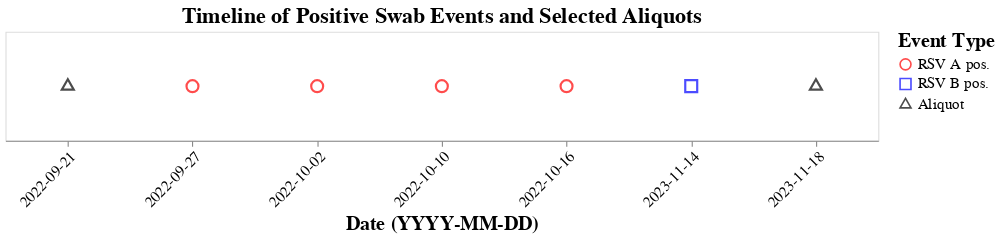

Write notebook code for a chart like this one.
### Markdown cell above
### Now, we can plot the data on a timeline

### Code cell
df["swab_date"]  = pd.to_datetime(df["swab_date"], errors="coerce")
df["collect_dt"] = pd.to_datetime(df["collect_dt"], errors="coerce")

df["event_date"] = df["swab_date"].combine_first(df["collect_dt"])

df["event_type"] = None
df.loc[df["oa_rsv_a"] == 1, "event_type"] = "RSV A pos."
df.loc[df["oa_rsv_b"] == 1, "event_type"] = "RSV B pos."
df.loc[df["aliquot_id"].notna(), "event_type"] = "Aliquot"

timeline_df = df.dropna(subset=["event_type", "event_date"]).copy()
timeline_df["ptid"] = timeline_df["ptid"].astype(int)

# --- STEP 1: CREATE DATE LABEL STRING ---
# This goes *after* timeline_df is made, before charting.
timeline_df["date_label"] = timeline_df["event_date"].dt.strftime("%Y-%m-%d")


# --- STEP 2: Make Dropdown Selection ---
ptid_dropdown = alt.binding_select(
    options=sorted(timeline_df["ptid"].unique()),
    name="Select ptid: "
)

ptid_selection = alt.selection_point(
    fields=["ptid"],
    bind=ptid_dropdown,
    value=sorted(timeline_df["ptid"].unique())[0]
)



# --- STEP 3: BUILD ALTair CHART ---
chart = (
    alt.Chart(timeline_df)
    .mark_point(size=120)
    .encode(
        x=alt.X(
            "date_label:N",
            title="Date (YYYY-MM-DD)",
            sort=alt.SortField(field="event_date", order="ascending"),
            axis=alt.Axis(
                labelAngle=-45,
                labelFontSize=14,
                titleFontSize=18
            ),
        ),
        y=alt.value(50),
        color=alt.Color(
            "event_type:N",
            scale=alt.Scale(
                domain=["RSV A pos.", "RSV B pos.", "Aliquot"],
                range=["red", "blue", "black"]
            ),
            legend=alt.Legend(
                title="Event Type",
                labelFontSize=14,
                titleFontSize=18
                )
        ),
        shape=alt.Shape(
            "event_type:N",
            scale=alt.Scale(
                domain=["RSV A pos.", "RSV B pos.", "Aliquot"],
                range=["circle", "square", "triangle"]
            )
        ),
        tooltip=["ptid", "event_type", "event_date"]
    )
    .add_params(ptid_selection)
    .transform_filter(ptid_selection)
    .properties(
        width=800, height=100,
        title=alt.TitleParams(
            text="Timeline of Positive Swab Events and Selected Aliquots",
            fontSize=20,
            anchor='middle'
        )
        )
)

chart.save(aliquot_swab_timeline)
chart

### Figure 1 — Vega-Lite specification as saved in the notebook (floating-point values rounded to 4 significant figures)
{"config": {"view": {"continuousWidth": 300, "continuousHeight": 300}}, "data": {"name": "data-00bf69a3f9a1a458dd23732b7648aab1"}, "mark": {"type": "point", "size": 120}, "encoding": {"color": {"field": "event_type", "legend": {"labelFontSize": 14, "title": "Event Type", "titleFontSize": 18}, "scale": {"domain": ["RSV A pos.", "RSV B pos.", "Aliquot"], "range": ["red", "blue", "black"]}, "type": "nominal"}, "shape": {"field": "event_type", "scale": {"domain": ["RSV A pos.", "RSV B pos.", "Aliquot"], "range": ["circle", "square", "triangle"]}, "type": "nominal"}, "tooltip": [{"field": "ptid", "type": "quantitative"}, {"field": "event_type", "type": "nominal"}, {"field": "event_date", "type": "temporal"}], "x": {"axis": {"labelAngle": -45, "labelFontSize": 14, "titleFontSize": 18}, "field": "date_label", "sort": {"field": "event_date", "order": "ascending"}, "title": "Date (YYYY-MM-DD)", "type": "nominal"}, "y": {"value": 50}}, "height": 100, "params": [{"name": "param_5025d68cc99aeb1c", "select": {"type": "point", "fields": ["ptid"]}, "bind": {"input": "select", "options": [20000000.0, 20000000.0, 20000000.0, 20000000.0, 20000000.0, 20000000.0, 20010000.0, 20010000.0, 20010000.0, 20010000.0, 20020000.0, 20020000.0, 20030000.0, 20030000.0, 20030000.0, 20070000.0], "name": "Select ptid: "}, "value": 20000000.0}], "title": {"text": "Timeline of Positive Swab Events and Selected Aliquots", "anchor": "middle", "fontSize": 20}, "transform": [{"filter": {"param": "param_5025d68cc99aeb1c"}}], "width": 800, "$schema": "https://vega.github.io/schema/vega-lite/v6.1.0.json", "datasets": {"data-00bf69a3f9a1a458dd23732b7648aab1": [{"ptid": 20000401, "aliquot_id": null, "collect_dt": "", "oa_rsv_a": 1.0, "oa_rsv_b": 0.0, "swab_date": "2022-09-27T00:00:00", "event_date": "2022-09-27T00:00:00", "event_type": "RSV A pos.", "date_label": "2022-09-27"}, {"ptid": 20000401, "aliquot_id": null, "collect_dt": "", "oa_rsv_a": 1.0, "oa_rsv_b": 0.0, "swab_date": "2022-10-02T00:00:00", "event_date": "2022-10-02T00:00:00", "event_type": "RSV A pos.", "date_label": "2022-10-02"}, {"ptid": 20000401, "aliquot_id": null, "collect_dt": "", "oa_rsv_a": 1.0, "oa_rsv_b": 0.0, "swab_date": "2022-10-10T00:00:00", "event_date": "2022-10-10T00:00:00", "event_type": "RSV A pos.", "date_label": "2022-10-10"}, {"ptid": 20000401, "aliquot_id": null, "collect_dt": "", "oa_rsv_a": 1.0, "oa_rsv_b": 0.0, "swab_date": "2022-10-16T00:00:00", "event_date": "2022-10-16T00:00:00", "event_type": "RSV A pos.", "date_label": "2022-10-16"}, {"ptid": 20000401, "aliquot_id": null, "collect_dt": "", "oa_rsv_a": 0.0, "oa_rsv_b": 1.0, "swab_date": "2023-11-14T00:00:00", "event_date": "2023-11-14T00:00:00", "event_type": "RSV B pos.", "date_label": "2023-11-14"}, {"ptid": 20000401, "aliquot_id": "6125192g", "collect_dt": "2023-11-18T00:00:00", "oa_rsv_a": null, "oa_rsv_b": null, "swab_date": "", "event_date": "2023-11-18T00:00:00", "event_type": "Aliquot", "date_label": "2023-11-18"}, {"ptid": 20000401, "aliquot_id": "3001262g", "collect_dt": "2022-09-21T00:00:00", "oa_rsv_a": null, "oa_rsv_b": null, "swab_date": "", "event_date": "2022-09-21T00:00:00", "event_type": "Aliquot", "date_label": "2022-09-21"}, {"ptid": 20000533, "aliquot_id": null, "collect_dt": "", "oa_rsv_a": 0.0, "oa_rsv_b": 1.0, "swab_date": "2022-11-27T00:00:00", "event_date": "2022-11-27T00:00:00", "event_type": "RSV B pos.", "date_label": "2022-11-27"}, {"ptid": 20000533, "aliquot_id": "8129615g", "collect_dt": "2022-08-19T00:00:00", "oa_rsv_a": null, "oa_rsv_b": null, "swab_date": "", "event_date": "2022-08-19T00:00:00", "event_type": "Aliquot", "date_label": "2022-08-19"}, {"ptid": 20000533, "aliquot_id": "3614113g", "collect_dt": "2023-08-21T00:00:00", "oa_rsv_a": null, "oa_rsv_b": null, "swab_date": "", "event_date": "2023-08-21T00:00:00", "event_type": "Aliquot", "date_label": "2023-08-21"}, {"ptid": 20001363, "aliquot_id": "4446778g", "collect_dt": "2023-09-10T00:00:00", "oa_rsv_a": null, "oa_rsv_b": null, "swab_date": "", "event_date": "2023-09-10T00:00:00", "event_type": "Aliquot", "date_label": "2023-09-10"}, {"ptid": 20001363, "aliquot_id": "2140292g", "collect_dt": "2022-07-24T00:00:00", "oa_rsv_a": null, "oa_rsv_b": null, "swab_date": "", "event_date": "2022-07-24T00:00:00", "event_type": "Aliquot", "date_label": "2022-07-24"}, {"ptid": 20001363, "aliquot_id": null, "collect_dt": "", "oa_rsv_a": 1.0, "oa_rsv_b": 0.0, "swab_date": "2022-11-07T00:00:00", "event_date": "2022-11-07T00:00:00", "event_type": "RSV A pos.", "date_label": "2022-11-07"}, {"ptid": 20001363, "aliquot_id": null, "collect_dt": "", "oa_rsv_a": 1.0, "oa_rsv_b": 0.0, "swab_date": "2023-02-19T00:00:00", "event_date": "2023-02-19T00:00:00", "event_type": "RSV A pos.", "date_label": "2023-02-19"}, {"ptid": 20002793, "aliquot_id": null, "collect_dt": "", "oa_rsv_a": 1.0, "oa_rsv_b": 0.0, "swab_date": "2023-01-28T00:00:00", "event_date": "2023-01-28T00:00:00", "event_type": "RSV A pos.", "date_label": "2023-01-28"}, {"ptid": 20002793, "aliquot_id": null, "collect_dt": "", "oa_rsv_a": 0.0, "oa_rsv_b": 1.0, "swab_date": "2024-01-06T00:00:00", "event_date": "2024-01-06T00:00:00", "event_type": "RSV B pos.", "date_label": "2024-01-06"}, {"ptid": 20002793, "aliquot_id": "9555599g", "collect_dt": "2022-09-03T00:00:00", "oa_rsv_a": null, "oa_rsv_b": null, "swab_date": "", "event_date": "2022-09-03T00:00:00", "event_type": "Aliquot", "date_label": "2022-09-03"}, {"ptid": 20002793, "aliquot_id": "8242954g", "collect_dt": "2023-09-23T00:00:00", "oa_rsv_a": null, "oa_rsv_b": null, "swab_date": "", "event_date": "2023-09-23T00:00:00", "event_type": "Aliquot", "date_label": "2023-09-23"}, {"ptid": 20002903, "aliquot_id": null, "collect_dt": "", "oa_rsv_a": 1.0, "oa_rsv_b": 0.0, "swab_date": "2022-10-16T00:00:00", "event_date": "2022-10-16T00:00:00", "event_type": "RSV A pos.", "date_label": "2022-10-16"}, {"ptid": 20002903, "aliquot_id": null, "collect_dt": "", "oa_rsv_a": 1.0, "oa_rsv_b": 0.0, "swab_date": "2022-10-23T00:00:00", "event_date": "2022-10-23T00:00:00", "event_type": "RSV A pos.", "date_label": "2022-10-23"}, {"ptid": 20002903, "aliquot_id": "4636768g", "collect_dt": "2023-09-02T00:00:00", "oa_rsv_a": null, "oa_rsv_b": null, "swab_date": "", "event_date": "2023-09-02T00:00:00", "event_type": "Aliquot", "date_label": "2023-09-02"}, {"ptid": 20002903, "aliquot_id": "4027265g", "collect_dt": "2022-08-22T00:00:00", "oa_rsv_a": null, "oa_rsv_b": null, "swab_date": "", "event_date": "2022-08-22T00:00:00", "event_type": "Aliquot", "date_label": "2022-08-22"}, {"ptid": 20003670, "aliquot_id": "7271590g", "collect_dt": "2023-02-03T00:00:00", "oa_rsv_a": null, "oa_rsv_b": null, "swab_date": "", "event_date": "2023-02-03T00:00:00", "event_type": "Aliquot", "date_label": "2023-02-03"}, {"ptid": 20003670, "aliquot_id": "8465643g", "collect_dt": "2022-09-06T00:00:00", "oa_rsv_a": null, "oa_rsv_b": null, "swab_date": "", "event_date": "2022-09-06T00:00:00", "event_type": "Aliquot", "date_label": "2022-09-06"}, {"ptid": 20003670, "aliquot_id": null, "collect_dt": "", "oa_rsv_a": 1.0, "oa_rsv_b": 0.0, "swab_date": "2023-02-05T00:00:00", "event_date": "2023-02-05T00:00:00", "event_type": "RSV A pos.", "date_label": "2023-02-05"}, {"ptid": 20003670, "aliquot_id": null, "collect_dt": "", "oa_rsv_a": 1.0, "oa_rsv_b": 0.0, "swab_date": "2023-02-12T00:00:00", "event_date": "2023-02-12T00:00:00", "event_type": "RSV A pos.", "date_label": "2023-02-12"}, {"ptid": 20003670, "aliquot_id": "7853466g", "collect_dt": "2023-03-10T00:00:00", "oa_rsv_a": null, "oa_rsv_b": null, "swab_date": "", "event_date": "2023-03-10T00:00:00", "event_type": "Aliquot", "date_label": "2023-03-10"}, {"ptid": 20005534, "aliquot_id": "4366813g", "collect_dt": "2022-10-10T00:00:00", "oa_rsv_a": null, "oa_rsv_b": null, "swab_date": "", "event_date": "2022-10-10T00:00:00", "event_type": "Aliquot", "date_label": "2022-10-10"}, {"ptid": 20005534, "aliquot_id": "9692810g", "collect_dt": "2023-06-02T00:00:00", "oa_rsv_a": null, "oa_rsv_b": null, "swab_date": "", "event_date": "2023-06-02T00:00:00", "event_type": "Aliquot", "date_label": "2023-06-02"}, {"ptid": 20005534, "aliquot_id": "0689686g", "collect_dt": "2023-10-13T00:00:00", "oa_rsv_a": null, "oa_rsv_b": null, "swab_date": "", "event_date": "2023-10-13T00:00:00", "event_type": "Aliquot", "date_label": "2023-10-13"}, {"ptid": 20005534, "aliquot_id": null, "collect_dt": "", "oa_rsv_a": 1.0, "oa_rsv_b": 0.0, "swab_date": "2022-11-06T00:00:00", "event_date": "2022-11-06T00:00:00", "event_type": "RSV A pos.", "date_label": "2022-11-06"}, {"ptid": 20005534, "aliquot_id": null, "collect_dt": "", "oa_rsv_a": 0.0, "oa_rsv_b": 1.0, "swab_date": "2023-12-26T00:00:00", "event_date": "2023-12-26T00:00:00", "event_type": "RSV B pos.", "date_label": "2023-12-26"}, {"ptid": 20005534, "aliquot_id": "8854845g", "collect_dt": "2023-12-27T00:00:00", "oa_rsv_a": null, "oa_rsv_b": null, "swab_date": "", "event_date": "2023-12-27T00:00:00", "event_type": "Aliquot", "date_label": "2023-12-27"}, {"ptid": 20005704, "aliquot_id": "2857000g", "collect_dt": "2023-11-06T00:00:00", "oa_rsv_a": null, "oa_rsv_b": null, "swab_date": "", "event_date": "2023-11-06T00:00:00", "event_type": "Aliquot", "date_label": "2023-11-06"}, {"ptid": 20005704, "aliquot_id": "8494483g", "collect_dt": "2023-04-06T00:00:00", "oa_rsv_a": null, "oa_rsv_b": null, "swab_date": "", "event_date": "2023-04-06T00:00:00", "event_type": "Aliquot", "date_label": "2023-04-06"}, {"ptid": 20005704, "aliquot_id": "2690993g", "collect_dt": "2022-09-08T00:00:00", "oa_rsv_a": null, "oa_rsv_b": null, "swab_date": "", "event_date": "2022-09-08T00:00:00", "event_type": "Aliquot", "date_label": "2022-09-08"}, {"ptid": 20005704, "aliquot_id": null, "collect_dt": "", "oa_rsv_a": 1.0, "oa_rsv_b": 0.0, "swab_date": "2023-01-31T00:00:00", "event_date": "2023-01-31T00:00:00", "event_type": "RSV A pos.", "date_label": "2023-01-31"}, {"ptid": 20005704, "aliquot_id": null, "collect_dt": "", "oa_rsv_a": 1.0, "oa_rsv_b": 0.0, "swab_date": "2023-01-03T00:00:00", "event_date": "2023-01-03T00:00:00", "event_type": "RSV A pos.", "date_label": "2023-01-03"}, {"ptid": 20005704, "aliquot_id": null, "collect_dt": "", "oa_rsv_a": 1.0, "oa_rsv_b": 0.0, "swab_date": "2022-12-27T00:00:00", "event_date": "2022-12-27T00:00:00", "event_type": "RSV A pos.", "date_label": "2022-12-27"}, {"ptid": 20005704, "aliquot_id": null, "collect_dt": "", "oa_rsv_a": 1.0, "oa_rsv_b": 0.0, "swab_date": "2022-12-22T00:00:00", "event_date": "2022-12-22T00:00:00", "event_type": "RSV A pos.", "date_label": "2022-12-22"}, {"ptid": 20005704, "aliquot_id": null, "collect_dt": "", "oa_rsv_a": 0.0, "oa_rsv_b": 1.0, "swab_date": "2023-11-01T00:00:00", "event_date": "2023-11-01T00:00:00", "event_type": "RSV B pos.", "date_label": "2023-11-01"}, {"ptid": 20011434, "aliquot_id": "0361808g", "collect_dt": "2024-03-11T00:00:00", "oa_rsv_a": null, "oa_rsv_b": null, "swab_date": "", "event_date": "2024-03-11T00:00:00", "event_type": "Aliquot", "date_label": "2024-03-11"}, {"ptid": 20011434, "aliquot_id": null, "collect_dt": "", "oa_rsv_a": 0.0, "oa_rsv_b": 1.0, "swab_date": "2023-11-12T00:00:00", "event_date": "2023-11-12T00:00:00", "event_type": "RSV B pos.", "date_label": "2023-11-12"}, {"ptid": 20011434, "aliquot_id": "1141009g", "collect_dt": "2023-12-07T00:00:00", "oa_rsv_a": null, "oa_rsv_b": null, "swab_date": "", "event_date": "2023-12-07T00:00:00", "event_type": "Aliquot", "date_label": "2023-12-07"}, {"ptid": 20011434, "aliquot_id": "6278031g", "collect_dt": "2022-12-10T00:00:00", "oa_rsv_a": null, "oa_rsv_b": null, "swab_date": "", "event_date": "2022-12-10T00:00:00", "event_type": "Aliquot", "date_label": "2022-12-10"}, {"ptid": 20011434, "aliquot_id": "2890192g", "collect_dt": "2023-07-18T00:00:00", "oa_rsv_a": null, "oa_rsv_b": null, "swab_date": "", "event_date": "2023-07-18T00:00:00", "event_type": "Aliquot", "date_label": "2023-07-18"}, {"ptid": 20011434, "aliquot_id": "4335977g", "collect_dt": "2023-03-29T00:00:00", "oa_rsv_a": null, "oa_rsv_b": null, "swab_date": "", "event_date": "2023-03-29T00:00:00", "event_type": "Aliquot", "date_label": "2023-03-29"}, {"ptid": 20011982, "aliquot_id": null, "collect_dt": "", "oa_rsv_a": 1.0, "oa_rsv_b": 0.0, "swab_date": "2022-11-01T00:00:00", "event_date": "2022-11-01T00:00:00", "event_type": "RSV A pos.", "date_label": "2022-11-01"}, {"ptid": 20011982, "aliquot_id": null, "collect_dt": "", "oa_rsv_a": 0.0, "oa_rsv_b": 1.0, "swab_date": "2023-02-17T00:00:00", "event_date": "2023-02-17T00:00:00", "event_type": "RSV B pos.", "date_label": "2023-02-17"}, {"ptid": 20011982, "aliquot_id": "6024670g", "collect_dt": "2022-09-17T00:00:00", "oa_rsv_a": null, "oa_rsv_b": null, "swab_date": "", "event_date": "2022-09-17T00:00:00", "event_type": "Aliquot", "date_label": "2022-09-17"}, {"ptid": 20011982, "aliquot_id": "3744811g", "collect_dt": "2023-12-03T00:00:00", "oa_rsv_a": null, "oa_rsv_b": null, "swab_date": "", "event_date": "2023-12-03T00:00:00", "event_type": "Aliquot", "date_label": "2023-12-03"}, {"ptid": 20011982, "aliquot_id": null, "collect_dt": "", "oa_rsv_a": 0.0, "oa_rsv_b": 1.0, "swab_date": "2023-12-21T00:00:00", "event_date": "2023-12-21T00:00:00", "event_type": "RSV B pos.", "date_label": "2023-12-21"}, {"ptid": 20018783, "aliquot_id": "2278515g", "collect_dt": "2023-12-29T00:00:00", "oa_rsv_a": null, "oa_rsv_b": null, "swab_date": "", "event_date": "2023-12-29T00:00:00", "event_type": "Aliquot", "date_label": "2023-12-29"}, {"ptid": 20018783, "aliquot_id": null, "collect_dt": "", "oa_rsv_a": 1.0, "oa_rsv_b": 0.0, "swab_date": "2023-12-01T00:00:00", "event_date": "2023-12-01T00:00:00", "event_type": "RSV A pos.", "date_label": "2023-12-01"}, {"ptid": 20018783, "aliquot_id": null, "collect_dt": "", "oa_rsv_a": 1.0, "oa_rsv_b": 0.0, "swab_date": "2022-11-10T00:00:00", "event_date": "2022-11-10T00:00:00", "event_type": "RSV A pos.", "date_label": "2022-11-10"}, {"ptid": 20018783, "aliquot_id": "5733577g", "collect_dt": "2022-11-01T00:00:00", "oa_rsv_a": null, "oa_rsv_b": null, "swab_date": "", "event_date": "2022-11-01T00:00:00", "event_type": "Aliquot", "date_label": "2022-11-01"}, {"ptid": 20019341, "aliquot_id": null, "collect_dt": "", "oa_rsv_a": 1.0, "oa_rsv_b": 0.0, "swab_date": "2023-01-11T00:00:00", "event_date": "2023-01-11T00:00:00", "event_type": "RSV A pos.", "date_label": "2023-01-11"}, {"ptid": 20019341, "aliquot_id": "3796708g", "collect_dt": "2022-10-18T00:00:00", "oa_rsv_a": null, "oa_rsv_b": null, "swab_date": "", "event_date": "2022-10-18T00:00:00", "event_type": "Aliquot", "date_label": "2022-10-18"}, {"ptid": 20019341, "aliquot_id": "8187640g", "collect_dt": "2023-06-02T00:00:00", "oa_rsv_a": null, "oa_rsv_b": null, "swab_date": "", "event_date": "2023-06-02T00:00:00", "event_type": "Aliquot", "date_label": "2023-06-02"}, {"ptid": 20026002, "aliquot_id": null, "collect_dt": "", "oa_rsv_a": 1.0, "oa_rsv_b": 0.0, "swab_date": "2022-11-01T00:00:00", "event_date": "2022-11-01T00:00:00", "event_type": "RSV A pos.", "date_label": "2022-11-01"}, {"ptid": 20026002, "aliquot_id": "2373858g", "collect_dt": "2022-10-08T00:00:00", "oa_rsv_a": null, "oa_rsv_b": null, "swab_date": "", "event_date": "2022-10-08T00:00:00", "event_type": "Aliquot", "date_label": "2022-10-08"}, {"ptid": 20026002, "aliquot_id": null, "collect_dt": "", "oa_rsv_a": 1.0, "oa_rsv_b": 0.0, "swab_date": "2022-10-25T00:00:00", "event_date": "2022-10-25T00:00:00", "event_type": "RSV A pos.", "date_label": "2022-10-25"}, {"ptid": 20027293, "aliquot_id": null, "collect_dt": "", "oa_rsv_a": 0.0, "oa_rsv_b": 1.0, "swab_date": "2023-10-22T00:00:00", "event_date": "2023-10-22T00:00:00", "event_type": "RSV B pos.", "date_label": "2023-10-22"}, {"ptid": 20027293, "aliquot_id": "5341778g", "collect_dt": "2022-10-10T00:00:00", "oa_rsv_a": null, "oa_rsv_b": null, "swab_date": "", "event_date": "2022-10-10T00:00:00", "event_type": "Aliquot", "date_label": "2022-10-10"}, {"ptid": 20027293, "aliquot_id": "2030913g", "collect_dt": "2023-06-04T00:00:00", "oa_rsv_a": null, "oa_rsv_b": null, "swab_date": "", "event_date": "2023-06-04T00:00:00", "event_type": "Aliquot", "date_label": "2023-06-04"}, {"ptid": 20027293, "aliquot_id": "6851841g", "collect_dt": "2023-12-17T00:00:00", "oa_rsv_a": null, "oa_rsv_b": null, "swab_date": "", "event_date": "2023-12-17T00:00:00", "event_type": "Aliquot", "date_label": "2023-12-17"}, {"ptid": 20027293, "aliquot_id": "3783467g", "collect_dt": "2023-03-01T00:00:00", "oa_rsv_a": null, "oa_rsv_b": null, "swab_date": "", "event_date": "2023-03-01T00:00:00", "event_type": "Aliquot", "date_label": "2023-03-01"}, {"ptid": 20027391, "aliquot_id": null, "collect_dt": "", "oa_rsv_a": 0.0, "oa_rsv_b": 1.0, "swab_date": "2022-11-08T00:00:00", "event_date": "2022-11-08T00:00:00", "event_type": "RSV B pos.", "date_label": "2022-11-08"}, {"ptid": 20027391, "aliquot_id": "4277319g", "collect_dt": "2024-01-15T00:00:00", "oa_rsv_a": null, "oa_rsv_b": null, "swab_date": "", "event_date": "2024-01-15T00:00:00", "event_type": "Aliquot", "date_label": "2024-01-15"}, {"ptid": 20027391, "aliquot_id": null, "collect_dt": "", "oa_rsv_a": 1.0, "oa_rsv_b": 0.0, "swab_date": "2023-12-12T00:00:00", "event_date": "2023-12-12T00:00:00", "event_type": "RSV A pos.", "date_label": "2023-12-12"}, {"ptid": 20027391, "aliquot_id": "1211906g", "collect_dt": "2023-06-07T00:00:00", "oa_rsv_a": null, "oa_rsv_b": null, "swab_date": "", "event_date": "2023-06-07T00:00:00", "event_type": "Aliquot", "date_label": "2023-06-07"}, {"ptid": 20027391, "aliquot_id": "3110436g", "collect_dt": "2023-11-14T00:00:00", "oa_rsv_a": null, "oa_rsv_b": null, "swab_date": "", "event_date": "2023-11-14T00:00:00", "event_type": "Aliquot", "date_label": "2023-11-14"}, {"ptid": 20074272, "aliquot_id": null, "collect_dt": "", "oa_rsv_a": 0.0, "oa_rsv_b": 1.0, "swab_date": "2023-11-11T00:00:00", "event_date": "2023-11-11T00:00:00", "event_type": "RSV B pos.", "date_label": "2023-11-11"}, {"ptid": 20074272, "aliquot_id": "5775142g", "collect_dt": "2023-06-11T00:00:00", "oa_rsv_a": null, "oa_rsv_b": null, "swab_date": "", "event_date": "2023-06-11T00:00:00", "event_type": "Aliquot", "date_label": "2023-06-11"}, {"ptid": 20074272, "aliquot_id": "4751353g", "collect_dt": "2023-11-11T00:00:00", "oa_rsv_a": null, "oa_rsv_b": null, "swab_date": "", "event_date": "2023-11-11T00:00:00", "event_type": "Aliquot", "date_label": "2023-11-11"}, {"ptid": 20074272, "aliquot_id": "9669406g", "collect_dt": "2023-12-30T00:00:00", "oa_rsv_a": null, "oa_rsv_b": null, "swab_date": "", "event_date": "2023-12-30T00:00:00", "event_type": "Aliquot", "date_label": "2023-12-30"}]}}
